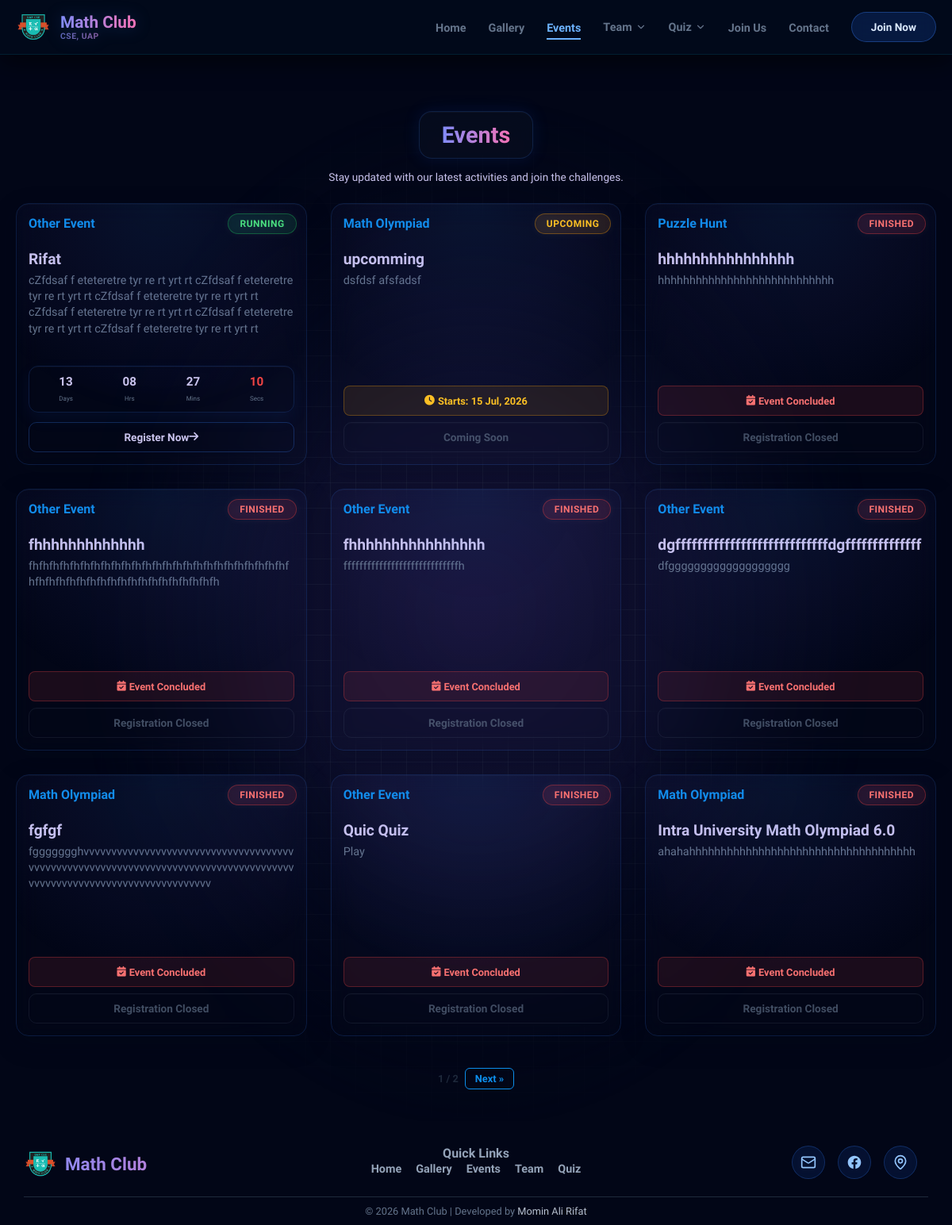
Screenshot of /events/ with the database file from the repository.
### events_app/models.py (models this page shows, shortened)
class Event(models.Model):
    EVENT_TYPES = [
        ('MATH_OLYMPIAD', 'Math Olympiad'),
        ('PUZZLE_HUNT', 'Puzzle Hunt'),
        ('OTHER', 'Other Event'),
    ]
    title = models.CharField(max_length=200)
    event_type = models.CharField(max_length=20, choices=EVENT_TYPES)
    description = models.TextField()
    image = models.ImageField(upload_to='events/', blank=True, null=True)
    start_registration = models.DateTimeField()
    end_registration = models.DateTimeField()
    form_url = models.CharField(max_length=500, help_text="Link to the registration form")
    is_published = models.BooleanField(default=True)
    def get_status(self):
        now = timezone.now()
        if now < self.start_registration:
            return "UPCOMING"
        elif self.start_registration <= now <= self.end_registration:
            return "RUNNING"
        else:
            return "FINISHED"

### events_app/views.py (the view)
# urls.py: path('', views.events, name='events'),
def events(request):
    now = timezone.now()
    all_qs = Event.objects.filter(is_published=True)
    running_events = [e for e in all_qs if e.start_registration <= now <= e.end_registration]
    upcoming_events = [e for e in all_qs if e.start_registration > now]
    finished_events = [e for e in all_qs if e.end_registration < now]
    running_events.sort(key=lambda x: x.start_registration, reverse=True)
    upcoming_events.sort(key=lambda x: x.start_registration, reverse=True)
    finished_events.sort(key=lambda x: x.start_registration, reverse=True)
    sorted_events = running_events + upcoming_events + finished_events
    for event in sorted_events:
        event.status = event.get_status()
    paginator = Paginator(sorted_events, 9)
    page_number = request.GET.get('page')
    page_obj = paginator.get_page(page_number)
    return render(request, 'events_app/events.html', {'events': page_obj, 'now': now})

### events_app/templates/events_app/events.html (shortened to what this page needs)
{% extends 'base.html' %}
{% load static %}
{% block extra_css %}
  <link rel="stylesheet" href="{% static 'events_app/css/style.css' %}" />
{% endblock %}
{% block content %}
  <div class="page-wrapper">
    <section class="events-section">
      <div class="container">
        <div class="header-content">
          <div class="title-wrapper">
            <h1 class="main-title">Events</h1>
          </div>
          <p class="sub-title">Stay updated with our latest activities and join the challenges.</p>
        </div>
        <div class="events-grid">
          {% for event in events %}
            <div class="event-card {{ event.status|lower }}">
              <div class="status-badge">{{ event.status }}</div>
              <div class="card-body">
                <div class="top-info">
                  <span class="category-tag">{{ event.get_event_type_display }}</span>
                  <h3 class="event-title">{{ event.title }}</h3>
                  <p class="event-desc">{{ event.description }}</p>
                </div>
                <div class="action-area">
                  {% if event.status == 'RUNNING' %}
                    <div class="timer-container" data-deadline="{{ event.end_registration|date:'Y-m-d H:i:s' }}">
                      <div class="timer-box">
                        <span class="days">00</span><small>Days</small>
                      </div>
                      <div class="timer-box">
                        <span class="hours">00</span><small>Hrs</small>
                      </div>
                      <div class="timer-box">
                        <span class="mins">00</span><small>Mins</small>
                      </div>
                      <div class="timer-box sec-highlight">
                        <span class="secs">00</span><small>Secs</small>
                      </div>
                    </div>
                    <a href="{{ event.form_url }}" class="btn-event btn-register">Register Now <i class="fas fa-arrow-right"></i></a>
                  {% elif event.status == 'UPCOMING' %}
                    <div class="info-box upcoming-info">
                      <i class="fas fa-clock"></i> Starts: {{ event.start_registration|date:'d M, Y' }}
                    </div>
                    <button class="btn-event btn-disabled" disabled>Coming Soon</button>
                  {% else %}
                    <div class="info-box finished-info">
                      <i class="fas fa-calendar-check"></i> Event Concluded
                    </div>
                    <button class="btn-event btn-finished" disabled>Registration Closed</button>
                  {% endif %}
                </div>
              </div>
            </div>
          {% empty %}
            <div class="no-events-box">
              <i class="fas fa-calendar-times"></i>
              <p>No events available right now. Keep an eye on our social media!</p>
            </div>
          {% endfor %}
        </div>
        {% if events.has_other_pages %}
          <div class="pagination">
            <span class="current-page">{{ events.number }} / {{ events.paginator.num_pages }}</span>
            {% if events.has_next %}
              <a href="?page={{ events.next_page_number }}" class="page-link">Next &raquo;</a>
            {% endif %}
          </div>
        {% endif %}
      </div>
    </section>
  </div>
{% endblock %}

### static/css/global.css (style rules this page uses)
:root { --primary: #4f46e5; --primary-light: #818cf8; --primary-dark: #4338ca; --dark: #0f172a; --light: #f8fafc; --white: #ffffff; --gray: #64748b; --border: #e2e8f0; --radius: 20px; --radius-lg: 32px; --shadow: 0 10px 40px -10px rgba(79, 70, 229, 0.15); --shadow-lg: 0 20px 60px -20px rgba(0, 0, 0, 0.1); --shadow-card: 0 10px 30px rgba(0, 0, 0, 0.05); --font-sans: 'Bricolage Grotesque', sans-serif; }
* { margin: 0; padding: 0; box-sizing: border-box; font-family: 'Bricolage Grotesque', sans-serif; }
body { background-color: #020617; color: var(--text-primary); font-family: 'Bricolage Grotesque', sans-serif; min-height: 100vh; display: flex; flex-direction: column; overflow-x: hidden; -webkit-font-smoothing: antialiased; position: relative; }
body::before { content: ""; position: fixed; inset: 0; z-index: -1; pointer-events: none; background-color: #020617; background-image: linear-gradient(to right, rgba(71, 85, 105, 0.14) 1px, transparent 1px), linear-gradient(to bottom, rgba(71, 85, 105, 0.14) 1px, transparent 1px), radial-gradient(circle at 50% 50%, rgba(139, 92, 246, 0.14) 0%, rgba(99, 102, 241, 0.08) 35%, transparent 70%); background-size: 32px 32px, 32px 32px, 100% 100%; -webkit-mask-image: radial-gradient(ellipse 60% 60% at 50% 50%, #000 30%, transparent 70%); mask-image: radial-gradient(ellipse 60% 60% at 50% 50%, #000 30%, transparent 70%); }
.container { max-width: 1200px; margin: 0 auto; padding: 0 20px; width: 100%; }
a { text-decoration: none; color: inherit; transition: 0.3s cubic-bezier(0.4, 0, 0.2, 1); }
html, body { margin: 0; padding: 0; overflow-x: hidden; }

### rows the page displays
Event: status "RUNNING", event_type "Other Event", title "Rifat", description "cZfdsaf f eteteretre tyr re rt yrt rt cZfdsaf f eteteretre tyr re rt yrt rt cZfdsaf f eteteretre tyr re rt yrt rt cZfdsaf f eteteretre tyr re rt yrt rt cZfdsaf f eteteretre tyr re rt yrt rt cZfdsaf f eteteretre tyr re rt yrt rt"
Event: status "UPCOMING", event_type "Math Olympiad", title "upcomming", description "dsfdsf afsfadsf", start_registration "15 Jul, 2026"
Event: status "FINISHED", event_type "Puzzle Hunt", title "hhhhhhhhhhhhhhhh", description "hhhhhhhhhhhhhhhhhhhhhhhhhhhh", shows "Event Concluded"
Event: status "FINISHED", event_type "Other Event", title "fhhhhhhhhhhhhh", description "fhfhfhfhfhfhfhfhfhfhfhfhfhfhfhfhfhfhfhfhfhfhfhfhfhfhfhfhfhfhfhfhfhfhfhfhfhfhfhfhfhfhfhfh", shows "Event Concluded"
Event: status "FINISHED", event_type "Other Event", title "fhhhhhhhhhhhhhhhh", description "fffffffffffffffffffffffffffffh", shows "Event Concluded"
Event: status "FINISHED", event_type "Other Event", title "dgffffffffffffffffffffffffffffdgffffffffffffff", description "dfggggggggggggggggggg", shows "Event Concluded"
Event: status "FINISHED", event_type "Math Olympiad", title "fgfgf", description "fggggggghvvvvvvvvvvvvvvvvvvvvvvvvvvvvvvvvvvvvvvvvvvvvvvvvvvvvvvvvvvvvvvvvvvvvvvvvvvvvvvvvvvvvvvvvvvvvvvvvvvvvvvvvvvvvvvvvvvvvvvv", shows "Event Concluded"
Event: status "FINISHED", event_type "Other Event", title "Quic Quiz", description "Play", shows "Event Concluded"
Event: status "FINISHED", event_type "Math Olympiad", title "Intra University Math Olympiad 6.0", description "ahahahhhhhhhhhhhhhhhhhhhhhhhhhhhhhhhhhhhh", shows "Event Concluded"

### other values shown
{{ events.number }} "1"
{{ events.paginator.num_pages }} "2"
